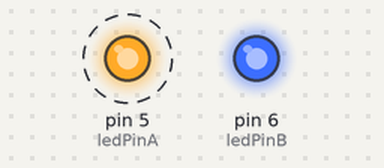
Bench run of a sketch on a simulated Arduino Uno, built with avr-gcc and run on an emulated ATmega328P. Parts: output pins drawn as LEDs (lit = HIGH). Dashed ring = blinking.

Above: at 0.2 s.
At 5.2 s:
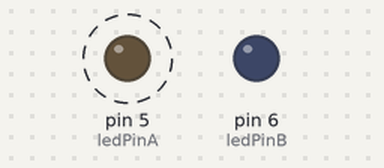
Timing chart, 0 to 6.9 s (numbered marks = the images above):
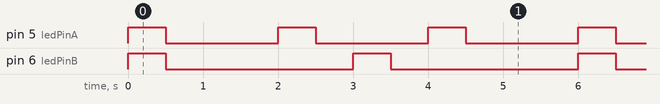

Measured:
- by itself, pin 5 (ledPinA): alternates HIGH for 0.50 s and LOW for 1.5 s
- by itself, pin 6 (ledPinB): alternates HIGH for 0.50 s and LOW for 2.5 s
- by itself, everything shown: repeats every 6.0 s, in 8 steps

The sketch:

Pum_zap.ino
```cpp
// pins
const int ledPinA = 5;
const int ledPinB = 6;

// variables
const int timeLight = 500;
int counter;
const int multipleA = 2;
const int multipleB = 3;


void setup() {
  pinMode(ledPinA, OUTPUT);
  pinMode(ledPinB, OUTPUT);
  counter = 0;
}

void loop() {
  if (counter % multipleA == 0){
    digitalWrite(ledPinA, HIGH);
  }

  if (counter % multipleB == 0){
    digitalWrite(ledPinB, HIGH);
  }

  delay(timeLight);

  digitalWrite(ledPinA, LOW);
  digitalWrite(ledPinB, LOW);

  delay(timeLight);

  counter++; // equal to counter += 1; equal to counter = counter + 1;
}
```
